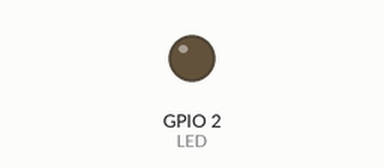
This sketch was run on a simulated ESP32. Shown: output pins drawn as LEDs (lit = HIGH). WiFi joins after 1.5 s; servers stay silent unless stated; what the sketch prints to the serial monitor is not drawn.

Above: at 2.6 s.
At 14.1 s:
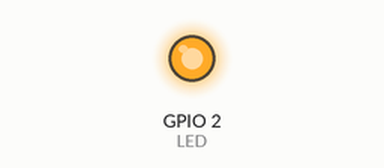
Timing chart, 0 to 15.6 s (numbered marks = the images above):
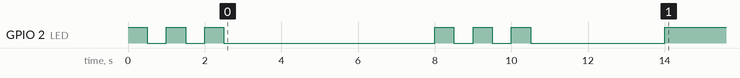

The sketch:

wifiConnect.ino
```cpp
#include<WiFi.h>


#define LED 2
//network credentials
const char* ssid = "iAM-RnD";
const char* pass = "1234567890";

void blink(){

  digitalWrite(LED,HIGH);
  delay(500);
  digitalWrite(LED, LOW);
  delay(500);
  digitalWrite(LED,HIGH);
  delay(500);
  digitalWrite(LED, LOW);
  delay(500);
  digitalWrite(LED,HIGH);
  delay(500);
  digitalWrite(LED, LOW);
  delay(500); }

void initWiFi(){

    WiFi.mode(WIFI_AP_STA);
    WiFi.begin(ssid,pass);
    Serial.print("Connecting to WiFi ..");
    while (WiFi.status() != WL_CONNECTED) {
    Serial.print('.');
    delay(1000);
  }
  Serial.print("Connected to ");
  Serial.print(ssid);
  Serial.println(WiFi.localIP());

}

void WifiAP(){
WiFi.softAP("ESP32","abcdefgh");

}
void setup() {
  // put your setup code here, to run once:
  pinMode(LED,OUTPUT);
  Serial.begin(115200);
  blink();
  initWiFi();
  Serial.print("RRSI: ");
  Serial.println(WiFi.RSSI());
  delay(3000);
  WiFi.disconnect();
  blink();
  Serial.print("\n WiFi Disconnected");
  delay(3000);
  /*
  WiFi.reconnect();
  blink();
  Serial.print("\n WiFi reconnected");
  */


  /* Setup as Access Point*/
  Serial.print("Setting up as AP");
  digitalWrite(LED,HIGH);
  WifiAP();
}

void loop() {
  // put your main code here, to run repeatedly:

}
```
